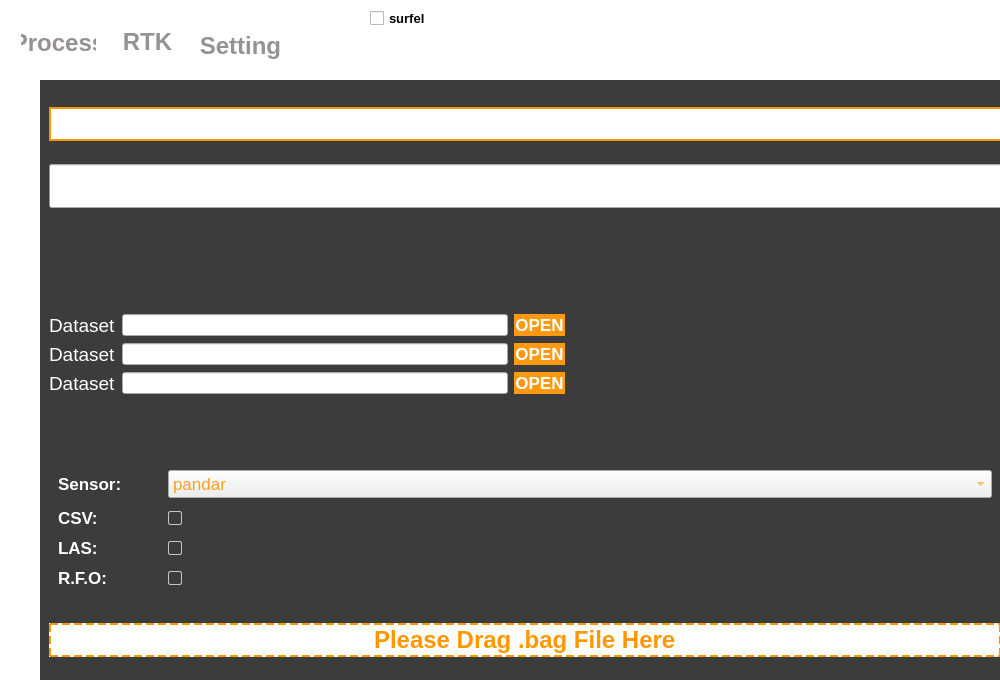
<?xml version="1.0" encoding="UTF-8"?>
<ui version="4.0">
 <class>Form</class>
 <widget class="QWidget" name="Form">
  <property name="geometry">
   <rect>
    <x>0</x>
    <y>0</y>
    <width>1000</width>
    <height>680</height>
   </rect>
  </property>
  <property name="minimumSize">
   <size>
    <width>1000</width>
    <height>680</height>
   </size>
  </property>
  <property name="font">
   <font>
    <family>Arial</family>
   </font>
  </property>
  <property name="focusPolicy">
   <enum>Qt::NoFocus</enum>
  </property>
  <property name="acceptDrops">
   <bool>false</bool>
  </property>
  <property name="windowTitle">
   <string>Form</string>
  </property>
  <property name="styleSheet">
   <string notr="true">
QWidget#Form{background-color:#ffffff}

QPushButton#btnRtk::checked
{
	color:#ffffff;

}

QPushButton#btnProcess::checked
{
	color:#ffffff;

}

QPushButton#btnSetting::checked
{
	color:#ffffff;

}

QPushButton#btnRtk
{
	color:
#969292

}

QPushButton#btnProcess
{
	color:
#969292
}

QPushButton#btnSetting
{
	color:
#969292
}

QPushButton#btnProcess{border:none}
QPushButton#btnRtk{border:none}
QPushButton#btnSetting{border:none}


QLabel#labelTime{
color:#969292}

</string>
  </property>
  <widget class="QStackedWidget" name="stackedWidget">
   <property name="geometry">
    <rect>
     <x>40</x>
     <y>80</y>
     <width>1050</width>
     <height>650</height>
    </rect>
   </property>
   <property name="font">
    <font>
     <family>Arial</family>
     <pointsize>24</pointsize>
    </font>
   </property>
   <property name="focusPolicy">
    <enum>Qt::NoFocus</enum>
   </property>
   <property name="styleSheet">
    <string notr="true">QStackedWidget#stackedWidget{background-color:#3d3c3c}

QPushButton{color:#ffffff} QPushButton{background:#ff9912;border:1px solid rgba(0,0,0,0);}
QPushButton::pressed{background-color:#969292} 
QPushButton#btnProgress::hover{background-color:#faab43} 
QPushButton#btnStopProgress::hover{background-color:#faab43} 

QLabel{color:#ffffff;}
QProgressBar{color:#ffffff;}

QGroupBox{border:none}


QCheckBox{color:#ff9800}
QCheckBox::indicator{ border: 1px solid #c4c4c4; border-radius: 2px;} 
QCheckBox::indicator:checked{ background-color:#FAAB43; }
QCheckBox::indicator:disabled{ background-color:#D9D9D9; } 

QComboBox{ color: #faa028; }
QComboBox QAbstractItemView{ color: #faa028; }
QComboBox QAbstractItemView{ selection-background-color: #faa028; }</string>
   </property>
   <property name="currentIndex">
    <number>0</number>
   </property>
   <widget class="QWidget" name="page">
    <property name="font">
     <font>
      <family>Arial</family>
      <pointsize>16</pointsize>
     </font>
    </property>
    <property name="styleSheet">
     <string notr="true">/* 下拉后，整个下拉窗体样式 */
QComboBox QAbstractItemView {
    outline: 0px solid gray;   /* 选定项的虚框 */
    /*border: 1px solid yellow;    整个下拉窗体的边框 */
    /*color: green;*/
    selection-background-color: #faab43;   /* 整个下拉窗体被选中项的背景色 */
}


/* 下拉后，整个下拉窗体越过每项的样式 */
QComboBox QAbstractItemView::item:hover {
    color: #FFFFFF;
    background-color: #faab43;   /* 整个下拉窗体越过每项的背景色 */
}

/* 下拉后，整个下拉窗体被选择的每项的样式 */
QComboBox QAbstractItemView::item:selected {
    color: #FFFFFF;
    background-color: lightgreen;
}
</string>
    </property>
    <layout class="QGridLayout" name="gridLayout">
     <item row="4" column="0">
      <widget class="QLineEdit" name="dataInput1">
       <property name="font">
        <font>
         <family>Arial</family>
         <pointsize>18</pointsize>
         <weight>75</weight>
         <bold>true</bold>
        </font>
       </property>
       <property name="focusPolicy">
        <enum>Qt::NoFocus</enum>
       </property>
       <property name="styleSheet">
        <string notr="true">QLineEdit{color:#ff9800;}
QLineEdit{border: 2px #ff9800;border-style:dashed}</string>
       </property>
       <property name="text">
        <string>Please Drag .bag File Here</string>
       </property>
       <property name="alignment">
        <set>Qt::AlignCenter</set>
       </property>
       <property name="dragEnabled">
        <bool>false</bool>
       </property>
      </widget>
     </item>
     <item row="3" column="1">
      <widget class="QLabel" name="bkgd2">
       <property name="text">
        <string/>
       </property>
      </widget>
     </item>
     <item row="5" column="1">
      <widget class="QLabel" name="dashLine">
       <property name="text">
        <string/>
       </property>
      </widget>
     </item>
     <item row="4" column="1">
      <widget class="QLabel" name="bkgd1">
       <property name="text">
        <string/>
       </property>
      </widget>
     </item>
     <item row="1" column="1">
      <widget class="QLabel" name="stage">
       <property name="font">
        <font>
         <family>Arial</family>
         <pointsize>24</pointsize>
        </font>
       </property>
       <property name="text">
        <string/>
       </property>
      </widget>
     </item>
     <item row="0" column="0" colspan="2">
      <layout class="QVBoxLayout" name="verticalLayout_3">
       <item>
        <layout class="QVBoxLayout" name="verticalLayout_2">
         <item>
          <spacer name="verticalSpacer_3">
           <property name="orientation">
            <enum>Qt::Vertical</enum>
           </property>
           <property name="sizeHint" stdset="0">
            <size>
             <width>20</width>
             <height>18</height>
            </size>
           </property>
          </spacer>
         </item>
         <item>
          <widget class="QLineEdit" name="dataInput">
           <property name="font">
            <font>
             <family>Arial</family>
             <pointsize>18</pointsize>
             <weight>75</weight>
             <bold>true</bold>
            </font>
           </property>
           <property name="focusPolicy">
            <enum>Qt::NoFocus</enum>
           </property>
           <property name="styleSheet">
            <string notr="true">QLineEdit{color:#ff9800;}
QLineEdit{border: 2px #ff9800;border-style:solid}</string>
           </property>
           <property name="text">
            <string/>
           </property>
           <property name="alignment">
            <set>Qt::AlignCenter</set>
           </property>
           <property name="dragEnabled">
            <bool>false</bool>
           </property>
          </widget>
         </item>
         <item>
          <spacer name="verticalSpacer">
           <property name="orientation">
            <enum>Qt::Vertical</enum>
           </property>
           <property name="sizeHint" stdset="0">
            <size>
             <width>20</width>
             <height>18</height>
            </size>
           </property>
          </spacer>
         </item>
         <item>
          <layout class="QHBoxLayout" name="horizontalLayout_4">
           <item>
            <widget class="QProgressBar" name="progressBar">
             <property name="font">
              <font>
               <family>Arial</family>
               <pointsize>24</pointsize>
              </font>
             </property>
             <property name="styleSheet">
              <string notr="true">QProgressBar {
border: 2px solid #e17903;

background: QLinearGradient( x1: 0, y1: 0, x2: 1, y2: 0,stop: 0 #f7efe6,stop: 0.3 #f7efe6,stop: 0.6 #f7efe6,stop: 1 #f7efe6);
}

QProgressBar::chunk {
background: QLinearGradient( x1: 0, y1: 0, x2: 1, y2: 0,stop: 0 #f7cd94,stop: 0.3 #f7bb6a,stop: 0.6 #fcad44,stop: 1 #fa9c20  );

border: 0.5px solid #e17903;
}

border-bottom-right-radius: 7px;
border-bottom-left-radius: 7px;

</string>
             </property>
             <property name="value">
              <number>0</number>
             </property>
             <property name="alignment">
              <set>Qt::AlignCenter</set>
             </property>
             <property name="textVisible">
              <bool>true</bool>
             </property>
             <property name="invertedAppearance">
              <bool>false</bool>
             </property>
            </widget>
           </item>
           <item>
            <widget class="QPushButton" name="btnProgress">
             <property name="enabled">
              <bool>false</bool>
             </property>
             <property name="font">
              <font>
               <family>Arial</family>
               <pointsize>24</pointsize>
               <weight>75</weight>
               <bold>true</bold>
              </font>
             </property>
             <property name="styleSheet">
              <string notr="true">QPushButton#btnProgress::pressed{background-color:#969292} </string>
             </property>
             <property name="text">
              <string>Run</string>
             </property>
            </widget>
           </item>
          </layout>
         </item>
         <item>
          <spacer name="verticalSpacer_2">
           <property name="orientation">
            <enum>Qt::Vertical</enum>
           </property>
           <property name="sizeHint" stdset="0">
            <size>
             <width>20</width>
             <height>100</height>
            </size>
           </property>
          </spacer>
         </item>
         <item>
          <layout class="QHBoxLayout" name="horizontalLayout_5">
           <item>
            <layout class="QVBoxLayout" name="verticalLayout">
             <item>
              <layout class="QHBoxLayout" name="horizontalLayout">
               <item>
                <widget class="QLabel" name="label">
                 <property name="font">
                  <font>
                   <family>Arial</family>
                   <pointsize>14</pointsize>
                  </font>
                 </property>
                 <property name="text">
                  <string>Dataset</string>
                 </property>
                </widget>
               </item>
               <item>
                <widget class="QLineEdit" name="dataline1">
                 <property name="font">
                  <font>
                   <family>Arial</family>
                  </font>
                 </property>
                 <property name="focusPolicy">
                  <enum>Qt::NoFocus</enum>
                 </property>
                </widget>
               </item>
               <item>
                <widget class="QPushButton" name="btnopen1">
                 <property name="font">
                  <font>
                   <family>Arial</family>
                   <pointsize>13</pointsize>
                   <weight>75</weight>
                   <bold>true</bold>
                  </font>
                 </property>
                 <property name="text">
                  <string>OPEN</string>
                 </property>
                </widget>
               </item>
              </layout>
             </item>
             <item>
              <layout class="QHBoxLayout" name="horizontalLayout_3">
               <item>
                <widget class="QLabel" name="label_3">
                 <property name="font">
                  <font>
                   <family>Arial</family>
                   <pointsize>14</pointsize>
                  </font>
                 </property>
                 <property name="text">
                  <string>Dataset</string>
                 </property>
                </widget>
               </item>
               <item>
                <widget class="QLineEdit" name="dataline2">
                 <property name="font">
                  <font>
                   <family>Arial</family>
                  </font>
                 </property>
                 <property name="focusPolicy">
                  <enum>Qt::NoFocus</enum>
                 </property>
                </widget>
               </item>
               <item>
                <widget class="QPushButton" name="btnopen2">
                 <property name="font">
                  <font>
                   <family>Arial</family>
                   <pointsize>13</pointsize>
                   <weight>75</weight>
                   <bold>true</bold>
                  </font>
                 </property>
                 <property name="text">
                  <string>OPEN</string>
                 </property>
                </widget>
               </item>
              </layout>
             </item>
             <item>
              <layout class="QHBoxLayout" name="horizontalLayout_2">
               <item>
                <widget class="QLabel" name="label_2">
                 <property name="font">
                  <font>
                   <family>Arial</family>
                   <pointsize>14</pointsize>
                  </font>
                 </property>
                 <property name="text">
                  <string>Dataset</string>
                 </property>
                </widget>
               </item>
               <item>
                <widget class="QLineEdit" name="dataline3">
                 <property name="font">
                  <font>
                   <family>Arial</family>
                  </font>
                 </property>
                 <property name="focusPolicy">
                  <enum>Qt::NoFocus</enum>
                 </property>
                </widget>
               </item>
               <item>
                <widget class="QPushButton" name="btnopen3">
                 <property name="font">
                  <font>
                   <family>Arial</family>
                   <pointsize>13</pointsize>
                   <weight>75</weight>
                   <bold>true</bold>
                  </font>
                 </property>
                 <property name="text">
                  <string>OPEN</string>
                 </property>
                </widget>
               </item>
              </layout>
             </item>
            </layout>
           </item>
           <item>
            <spacer name="horizontalSpacer">
             <property name="orientation">
              <enum>Qt::Horizontal</enum>
             </property>
             <property name="sizeHint" stdset="0">
              <size>
               <width>40</width>
               <height>20</height>
              </size>
             </property>
            </spacer>
           </item>
          </layout>
         </item>
        </layout>
       </item>
       <item>
        <spacer name="verticalSpacer_4">
         <property name="orientation">
          <enum>Qt::Vertical</enum>
         </property>
         <property name="sizeHint" stdset="0">
          <size>
           <width>20</width>
           <height>17</height>
          </size>
         </property>
        </spacer>
       </item>
      </layout>
     </item>
     <item row="6" column="1">
      <widget class="QPushButton" name="btnStopProgress">
       <property name="enabled">
        <bool>false</bool>
       </property>
       <property name="font">
        <font>
         <family>Arial</family>
         <pointsize>24</pointsize>
         <weight>75</weight>
         <bold>true</bold>
        </font>
       </property>
       <property name="styleSheet">
        <string notr="true">QPushButton#btnStopProgress::pressed{background-color:#969292} </string>
       </property>
       <property name="text">
        <string>Stop</string>
       </property>
      </widget>
     </item>
     <item row="2" column="0">
      <widget class="QGroupBox" name="groupBox">
       <property name="title">
        <string/>
       </property>
       <layout class="QVBoxLayout" name="verticalLayout_5">
        <property name="spacing">
         <number>10</number>
        </property>
        <item>
         <layout class="QHBoxLayout" name="horizontalLayout_8">
          <item>
           <widget class="QLabel" name="labelSensor">
            <property name="maximumSize">
             <size>
              <width>100</width>
              <height>16777215</height>
             </size>
            </property>
            <property name="font">
             <font>
              <family>Arial</family>
              <pointsize>13</pointsize>
              <weight>75</weight>
              <bold>true</bold>
             </font>
            </property>
            <property name="text">
             <string>Sensor: </string>
            </property>
           </widget>
          </item>
          <item>
           <widget class="QComboBox" name="comboBoxSensor">
            <property name="font">
             <font>
              <family>Arial</family>
              <pointsize>13</pointsize>
             </font>
            </property>
            <item>
             <property name="text">
              <string>pandar</string>
             </property>
            </item>
            <item>
             <property name="text">
              <string>velodyne</string>
             </property>
            </item>
           </widget>
          </item>
         </layout>
        </item>
        <item>
         <layout class="QHBoxLayout" name="horizontalLayout_6">
          <item>
           <widget class="QLabel" name="labelCsv">
            <property name="maximumSize">
             <size>
              <width>100</width>
              <height>16777215</height>
             </size>
            </property>
            <property name="font">
             <font>
              <family>Arial</family>
              <pointsize>13</pointsize>
              <weight>75</weight>
              <bold>true</bold>
             </font>
            </property>
            <property name="text">
             <string>CSV: </string>
            </property>
           </widget>
          </item>
          <item>
           <widget class="QCheckBox" name="checkBoxCsv">
            <property name="text">
             <string/>
            </property>
           </widget>
          </item>
         </layout>
        </item>
        <item>
         <layout class="QHBoxLayout" name="horizontalLayout_7">
          <item>
           <widget class="QLabel" name="labelLas">
            <property name="maximumSize">
             <size>
              <width>100</width>
              <height>16777215</height>
             </size>
            </property>
            <property name="font">
             <font>
              <family>Arial</family>
              <pointsize>13</pointsize>
              <weight>75</weight>
              <bold>true</bold>
             </font>
            </property>
            <property name="text">
             <string>LAS: </string>
            </property>
           </widget>
          </item>
          <item>
           <widget class="QCheckBox" name="checkBoxLas">
            <property name="text">
             <string/>
            </property>
           </widget>
          </item>
         </layout>
        </item>
        <item>
         <layout class="QHBoxLayout" name="horizontalLayout_9">
          <item>
           <widget class="QLabel" name="labelRotationFrame">
            <property name="maximumSize">
             <size>
              <width>100</width>
              <height>16777215</height>
             </size>
            </property>
            <property name="font">
             <font>
              <family>Arial</family>
              <pointsize>13</pointsize>
              <weight>75</weight>
              <bold>true</bold>
             </font>
            </property>
            <property name="toolTip">
             <string>Rotating frames only</string>
            </property>
            <property name="text">
             <string>R.F.O: </string>
            </property>
           </widget>
          </item>
          <item>
           <widget class="QCheckBox" name="checkBoxRotation">
            <property name="text">
             <string/>
            </property>
           </widget>
          </item>
         </layout>
        </item>
       </layout>
      </widget>
     </item>
    </layout>
    <zorder>bkgd1</zorder>
    <zorder>bkgd2</zorder>
    <zorder>stage</zorder>
    <zorder>dashLine</zorder>
    <zorder>dataInput1</zorder>
    <zorder>btnStopProgress</zorder>
    <zorder>groupBox</zorder>
   </widget>
  </widget>
  <widget class="QPushButton" name="btnProcess">
   <property name="geometry">
    <rect>
     <x>21</x>
     <y>31</y>
     <width>75</width>
     <height>23</height>
    </rect>
   </property>
   <property name="font">
    <font>
     <family>Arial</family>
     <pointsize>18</pointsize>
     <weight>75</weight>
     <bold>true</bold>
    </font>
   </property>
   <property name="styleSheet">
    <string notr="true"/>
   </property>
   <property name="text">
    <string>Process</string>
   </property>
   <property name="checkable">
    <bool>false</bool>
   </property>
  </widget>
  <widget class="QLabel" name="logo">
   <property name="geometry">
    <rect>
     <x>100</x>
     <y>10</y>
     <width>54</width>
     <height>12</height>
    </rect>
   </property>
   <property name="text">
    <string/>
   </property>
  </widget>
  <widget class="QWidget" name="layoutWidget">
   <property name="geometry">
    <rect>
     <x>0</x>
     <y>0</y>
     <width>2</width>
     <height>2</height>
    </rect>
   </property>
   <layout class="QVBoxLayout" name="verticalLayout_4"/>
  </widget>
  <widget class="QCheckBox" name="checkBox_2">
   <property name="geometry">
    <rect>
     <x>370</x>
     <y>10</y>
     <width>151</width>
     <height>16</height>
    </rect>
   </property>
   <property name="font">
    <font>
     <family>Arial</family>
     <pointsize>10</pointsize>
     <weight>75</weight>
     <bold>true</bold>
    </font>
   </property>
   <property name="text">
    <string>surfel</string>
   </property>
  </widget>
  <widget class="QPushButton" name="btnRtk">
   <property name="geometry">
    <rect>
     <x>110</x>
     <y>30</y>
     <width>75</width>
     <height>23</height>
    </rect>
   </property>
   <property name="font">
    <font>
     <family>Arial</family>
     <pointsize>18</pointsize>
     <weight>75</weight>
     <bold>true</bold>
    </font>
   </property>
   <property name="styleSheet">
    <string notr="true"/>
   </property>
   <property name="text">
    <string>RTK</string>
   </property>
   <property name="checkable">
    <bool>true</bool>
   </property>
   <property name="checked">
    <bool>false</bool>
   </property>
  </widget>
  <widget class="QPushButton" name="btnSetting">
   <property name="geometry">
    <rect>
     <x>190</x>
     <y>30</y>
     <width>101</width>
     <height>31</height>
    </rect>
   </property>
   <property name="font">
    <font>
     <family>Arial</family>
     <pointsize>18</pointsize>
     <weight>75</weight>
     <bold>true</bold>
    </font>
   </property>
   <property name="styleSheet">
    <string notr="true"/>
   </property>
   <property name="text">
    <string>Setting</string>
   </property>
   <property name="checkable">
    <bool>true</bool>
   </property>
   <property name="checked">
    <bool>false</bool>
   </property>
  </widget>
  <zorder>btnProcess</zorder>
  <zorder>stackedWidget</zorder>
  <zorder>logo</zorder>
  <zorder>layoutWidget</zorder>
  <zorder>checkBox_2</zorder>
  <zorder>btnRtk</zorder>
  <zorder>btnSetting</zorder>
 </widget>
 <resources/>
 <connections/>
</ui>
